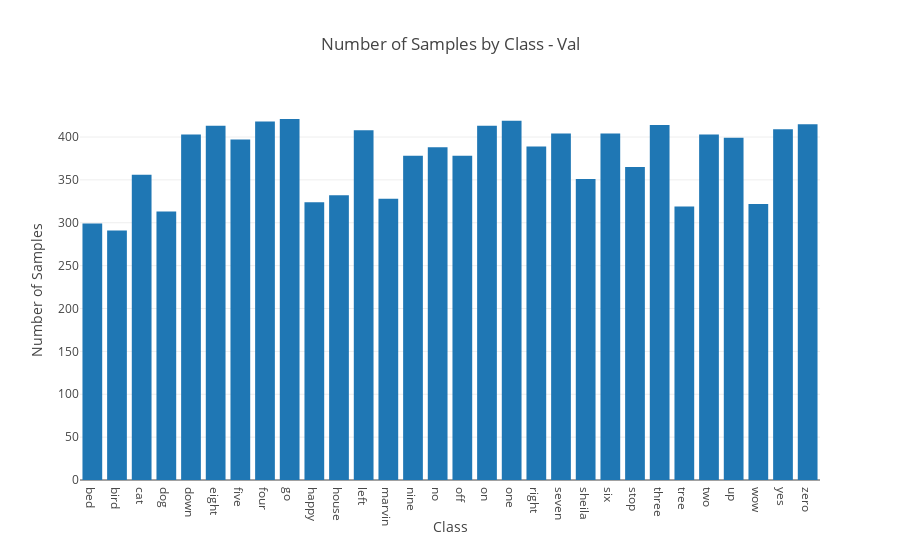
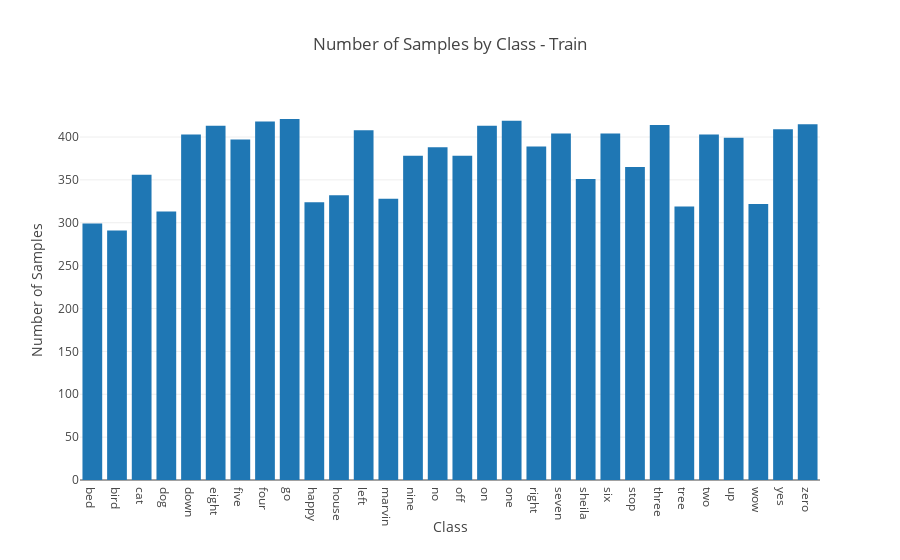

Source (notebook cell) for these figures, in order:
### Markdown cell above
Let's explore the idea of doing our test/validation split by sampling randomly from the speakers. Here we split the speakers 80% training and 20% validation and then plot histograms of the count in each class. This looks like it works as a splitting mechanism; across many iterations the splits across labels was fairly consistent.

### Code cell
# np.random.seed(41)
val_pct = 0.20
speakers = df['train_all'].speaker.unique()
idx = np.random.randint(len(speakers), size = int((len(speakers) * val_pct)))
val = speakers[idx]
samples_hist(sorted(df['train_all'][df['train_all'].speaker.isin(val)]
                    .class_name), 'Number of Samples by Class - Val')
samples_hist(sorted(df['train_all'][df['train_all'].speaker.isin(val)]
                    .class_name), 'Number of Samples by Class - Train')

### Figure 1 — Plotly figure (JSON) as saved in the notebook; plotly's stock layout.template omitted (floating-point values rounded to 4 significant figures; data arrays with more than 128 entries replaced by an {"elided": "..."} marker saying what was removed)
{"data": [{"type": "histogram", "x": {"elided": "11273 str values"}}], "layout": {"title": "Number of Samples by Class - Val", "xaxis": {"title": "Class"}, "yaxis": {"title": "Number of Samples"}}}

### Figure 2 — Plotly figure (JSON) as saved in the notebook; plotly's stock layout.template omitted (floating-point values rounded to 4 significant figures; data arrays with more than 128 entries replaced by an {"elided": "..."} marker saying what was removed)
{"data": [{"type": "histogram", "x": {"elided": "11273 str values"}}], "layout": {"title": "Number of Samples by Class - Train", "xaxis": {"title": "Class"}, "yaxis": {"title": "Number of Samples"}}}
